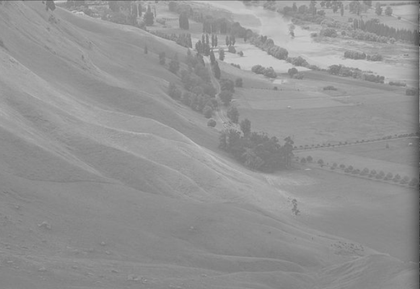
%> input picture Assignment 1/valley.png, 420 x 289 px, shrunk from 739 x 508 before the run
$ octave assignment_01.m   (GNU Octave 9; MATLAB toolbox functions it lacks are replaced by stand-ins)
%> lines starting %> are read from the running program, lines starting %| are printed output that depends on the picture
### Assignment 1/my_histogram.m
function hist_lowContrast = my_histogram(imGray)

% hist_lowContrast should be a row vector of size 1x256, where i'th value of the vector
% is the count of image pixels with grayscale value 'i-1'.

hist_lowContrast = imhist(imGray);
grayRange = 0:1:255;

figure(1), imshow(imGray);
figure(2), bar(grayRange, hist_lowContrast);

end

### Assignment 1/cumulative_hist.m
function hist_cumulative = cumulative_hist(hist_lowContrast)

N = sum(hist_lowContrast);

% Probability Distribution Function - hist_lowContrast2
for i = 1:256
    hist_lowContrast2(i, 1) = hist_lowContrast(i, 1) ./ N;
end

grayRange = 0:1:255;
figure(3), bar(grayRange, hist_lowContrast2);

% Cumulative Distribution Function - hist_cumulative
for i = 1:256
    j = 1:i;
    hist_cumulative(i, 1) = sum(hist_lowContrast2(j, 1));
end

figure(4), bar(grayRange, hist_cumulative);

### Assignment 1/my_histeq.m
function [hist_eq, map_table] = my_histeq(hist_lowContrast, hist_cumulative)

for i = 1:256
    map_table(i, 1) = ceil(hist_cumulative(i, 1) * 255);
end

for i = 1:256
    hist_eq(map_table(i, 1) + 1, 1) = hist_lowContrast(i, 1);
end

grayRange = 0:1:255;
figure(5), bar(grayRange, hist_eq)

end

### Assignment 1/my_contrastEnhance.m
function imGray_highContrast = my_contrastEnhance(imGray, map_table)

[row, column, channel] = size(imGray);

for x = 1:row
    for y = 1:column
        tmp = imGray(x, y);
        imGray_highContrast(x, y, :) = map_table(tmp, 1);
    end
end

figure(6), imshow(uint8(imGray_highContrast))

end

### Assignment 1/assignment_01.m
%% Histogram equalization on a gray scale image

% Low Contrast Image
imGray = imread('valley.png');
%> imGray is the input picture: size 289x420x3 uint8; min 54, max 207, mean 147.2

% Histogram H(i)
hist_lowContrast = my_histogram(imGray);
%> in my_histogram, `hist_lowContrast = imhist(imGray);`: hist_lowContrast = 256 values, max 15222 at index 138, min 0 at index 1, mean 1422.4
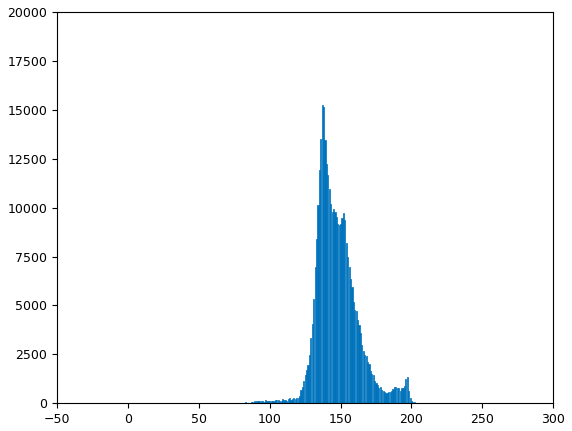
%> figure redrawn from the program's plot data; tallest bar 15222 high, from x = 136.6 to 137.4

% Cumulative Histogram C(i)
hist_cumulative = cumulative_hist(hist_lowContrast);
%> in cumulative_hist, `N = sum(hist_lowContrast);`: N = 364140
%> after the loop in cumulative_hist, `for i = 1:256`: hist_lowContrast2 = 256 values, max 0.0418 at index 138, min 0 at index 1, mean 0.00391
%> in cumulative_hist, `bar(grayRange, hist_lowContrast2)`:
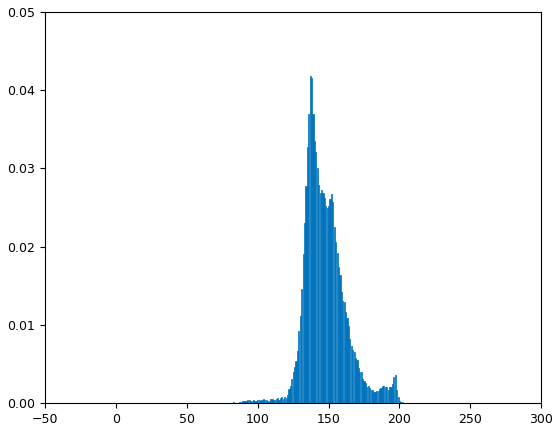
%> figure redrawn from the program's plot data; tallest bar 0.0418 high, from x = 136.6 to 137.4
%> after the loop in cumulative_hist, `for i = 1:256`: hist_cumulative = 256 values from 0 to 1
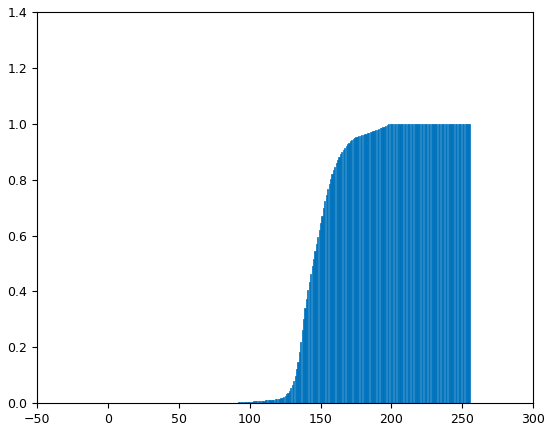
%> figure redrawn from the program's plot data; tallest bar 1 high, from x = 206.6 to 207.4
%> hist_cumulative = 256 values from 0 to 1

% Equalized Histogram
[hist_eq, map_table] = my_histeq(hist_lowContrast, hist_cumulative);
%> after the loop in my_histeq, `for i = 1:256`: map_table = 256 values from 0 to 256
%> after the loop in my_histeq, `for i = 1:256`: hist_eq = 257 values, max 15222 at index 68, min 0 at index 1, mean 1356.5
%> map_table = 256 values from 0 to 256

% Contrast Enhanced Image
imGray_highContrast = my_contrastEnhance(imGray, map_table);
%> after the loop in my_contrastEnhance, `for x = 1:row`:
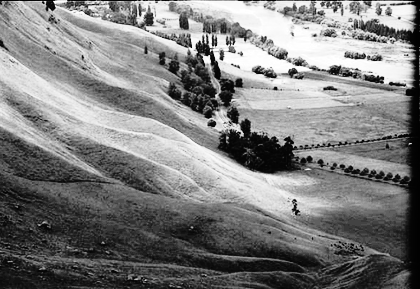
%> imGray_highContrast: size 289x420 double; min 0, max 255, mean 125
